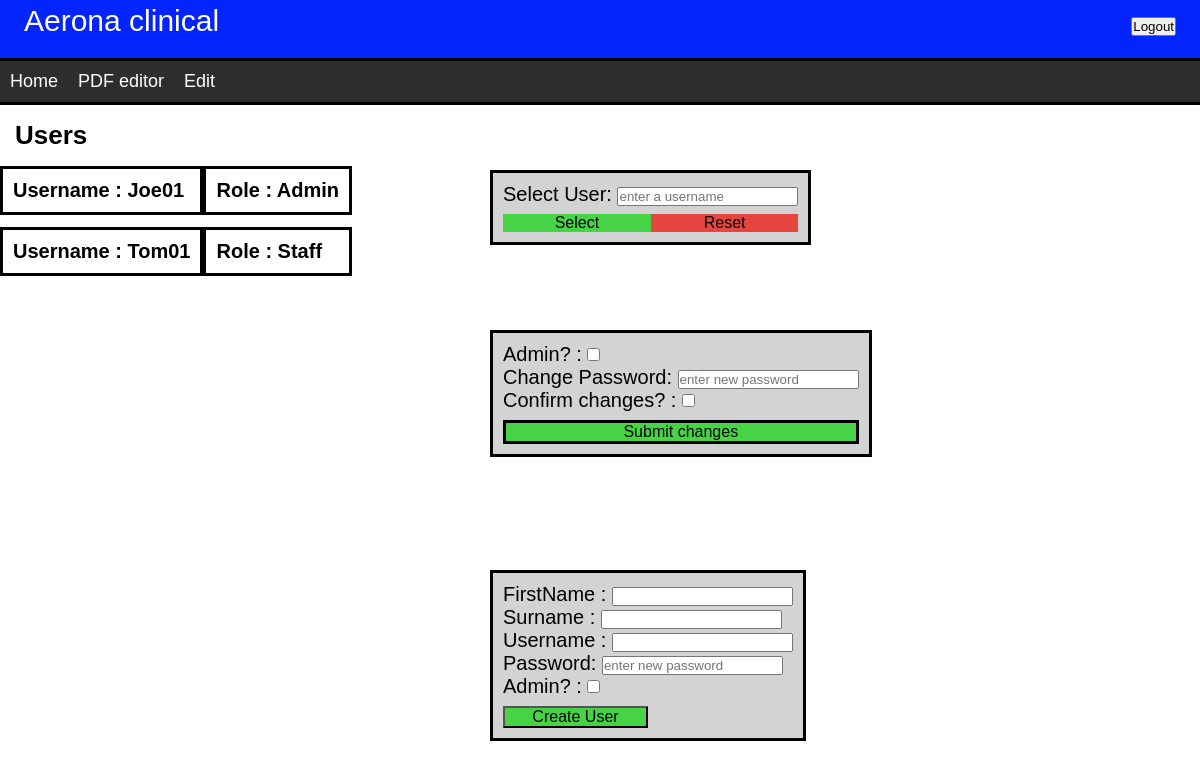
Page /Users (signed in) on the earlier database version.
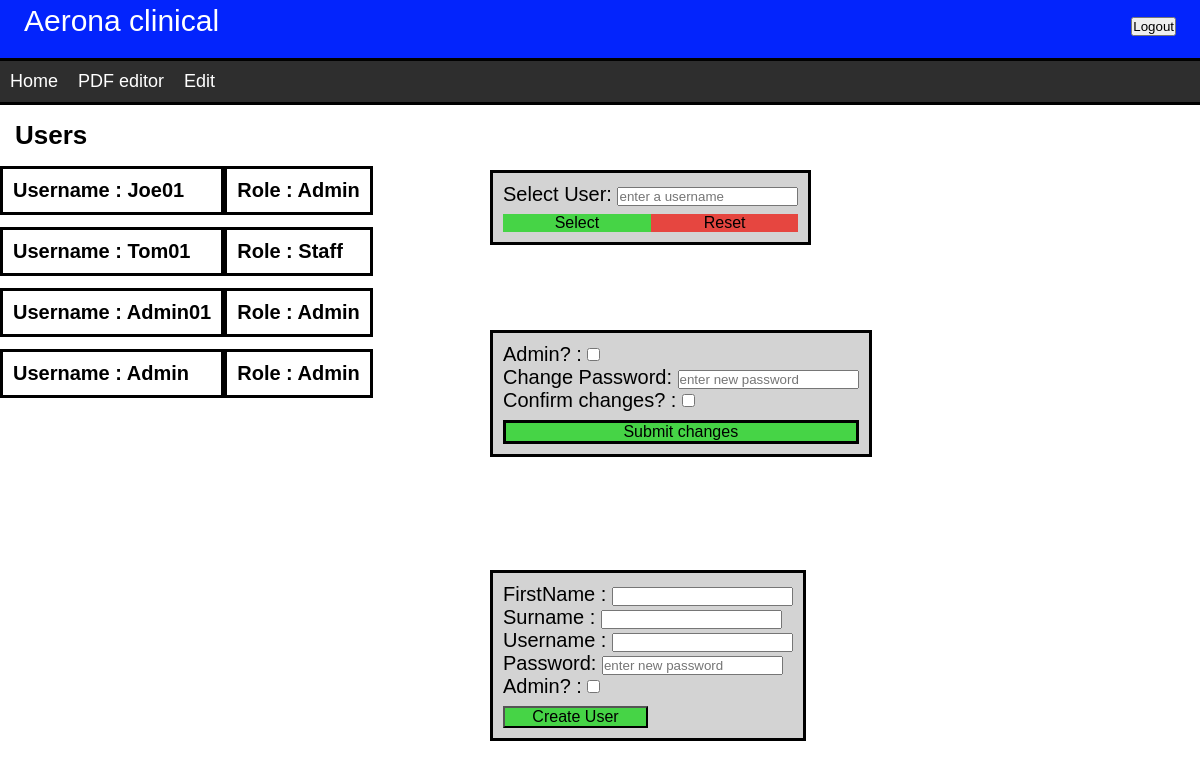
Same page on the later database version.
### tables this page shows
CREATE TABLE `Users` (
  `userID`		INTEGER NOT NULL PRIMARY KEY AUTOINCREMENT,
  `firstName`	TEXT NOT NULL,
  `surname`	TEXT NOT NULL,
  `public`  TEXT NOT NULL,
  `username`  TEXT NOT NULL,
  `password`  TEXT,
  `role`  TEXT NOT NULL
);

### server.py (the view)
@app.route("/Users", methods=['GET'])
def users():
    if request.method == 'GET':
        username = request.cookies.get('username')
        if not checkAdmin():
            return render_template('selectPDF.html', msg = 'no access', username = username)
        db = sqlite3.connect("database.db")
        curs = db.cursor()
        curs.execute("SELECT username, role FROM Users")
        results = curs.fetchall()
        username_array = []
        role_array = []
        for idx, val in enumerate(results):
            username_array.append(results[idx][0])
            role_array.append(results[idx][1])
        print(username_array,role_array)
        curs.close()
        db.close()
        return render_template("users.html", usernames = username_array, roles = role_array)

### server.py (called while the page is built)
def checkAdmin():
    usertype = "null"
    if "usertype" in session:
        usertype = escape(session['usertype'])
    return usertype == "Admin"

### templates/users.html
{%extends 'index.html'%}
{%block mainBlock%}
<h6>Users</h6>
<div class="userContainerColumn">
  {% for user in usernames %}
  <div class="userContents">
    <h5>Username : {{user}}</h5>
  </div><br>
  {% endfor %}
</div>
<div class="userContainerColumn">
  {% for role in roles %}
  <div class="userContents">
    <h5>Role : {{role}}</h5>
  </div><br>
  {% endfor %}
</div>
<div class="UserAdminPanel">
  <form name="selectUser">
    <label for="selectedUser">Select User: </label>
    <input type="text" id="selectedUser" name="selectedUser" placeholder="enter a username">
    <div>
      <div class="selectButtonLeft" onclick="validateSelectUser()">Select</div>
      <div class="resetButtonRight">Reset</div>
    </div>
  </form>
</div>
<div class="UserAdminPanel" style="top: 40%;">
  <form name="changeDetails">
    <label for="RoleChange">Admin? : </label>
    <input type="checkbox" id="RoleChange" name="RoleChange" value="Admin"><br>
    <label for="newPassword2"> Change Password: </label>
    <input type="text" id="newPassword2" name="newPassword2" placeholder="enter new password"><br>
    <label for="confirmation">Confirm changes? : </label>
    <input type="checkbox" id="confirmation" name="confirmation" value="confirm">
  </form>
  <div class="button1">Submit changes</div>
</div>
<div class="UserAdminPanel" style="top: 70%;">
  <form name="createNewUser" onsubmit="validateNewUser()">
    <label for="newFirstname"> FirstName : </label>
    <input type="textbox" id="newFirstname" name="newFirstname"><br>
    <label for="newSurname"> Surname : </label>
    <input type="textbox" id="newSurname" name="newSurname"><br>
    <label for="newUsername">Username : </label>
    <input type="textbox" id="newUsername" name="newUsername"><br>
    <label for="newPassword">Password: </label>
    <input type="password" id="newPassword" name="newPassword" placeholder="enter new password"><br>
    <label for="RoleChange">Admin? : </label>
    <input type="checkbox" id="RoleGiven" name="RoleGiven" value="Admin"><br>
    <button type="submit" class="selectButtonLeft">Create User<div/>
  </form>
</div>
{%endblock%}

### templates/index.html (shortened to what this page needs)
<!DOCTYPE html>
<html lang="en" dir="ltr">
  <head>
    <link href="../static/styles.css" rel="stylesheet" type="text/css">
  </head>
  <body>
    <header>Aerona clinical
      <div style="float: right; margin-right: 20px;"><button class="header_logout" onclick="location.href = 'http://127.0.0.1:5000/Login';">Logout</button></div>
    </header>
    <div class="navBar">
      <a href="http://127.0.0.1:5000/Index">Home</a>
      <a href="http://127.0.0.1:5000/SelectPDF">PDF editor</a>
      <div class="dropdown">
      <button class="dropbtn" onClick>Edit</button>
      </div>
    </div>
      <article>
        {% block mainBlock%}Page under construction. {%endblock%}
      </article>
  </body>
</html>

### static/styles.css (style rules this page uses)
* { margin: 0; padding: 0; }
body { font-family: arial, sans-serif; font-size: 0.7em; }
header { position: relative; background-color: #0324fc; font-size: 30px; font-family: sans-serif; padding: 4px; padding-bottom: 20px; color: white; align-items: right; text-indent: 20px; }
.navBar { overflow: hidden; background-color: #2e2e2e; border-top-style: solid; border-color: black; border-bottom-style: solid; }
.navBar a { float: left; font-size: 18px; color: white; font-family: sans-serif; text-align: center; padding: 10px; text-decoration: none; cursor: pointer; }
.dropdown { float: left; overflow: hidden; }
.dropdown .dropbtn { font-size: 18px; border: none; outline: none; color: white; padding: 10px; background-color: inherit; font-family: inherit; margin: 0; }
h6 { float: left; font-size: 26px; margin: 15px; width: 100%; }
.userContainerColumn { display: flex; flex-direction: column; float: left; }
.userContents { padding: 10px; border-style: solid; }
label { font-size: 20px; }
h5 { font-size: 20px; }
.UserAdminPanel { left: 40%; top: 20%; position: fixed; padding: 10px; border-style: solid; margin: 10px; background-color: lightgrey; }
.selectButtonLeft { width: 50%; background-color: #46d446; cursor: pointer; text-align: center; float:left; margin:0 auto; font-size: 16px; margin-top: 8px; }
.resetButtonRight { width: 50%; background-color: #e64640; cursor: pointer; text-align: center; float:left; margin:0 auto; font-size: 16px; margin-top: 8px; }
.button1 { background-color: #46d446; cursor: pointer; text-align: center; font-size: 16px; margin-top: 8px; border-style: solid; }

Differences in the rows shown:
added Users: username "Admin01", role "Admin"
added Users: username "Admin", role "Admin"
